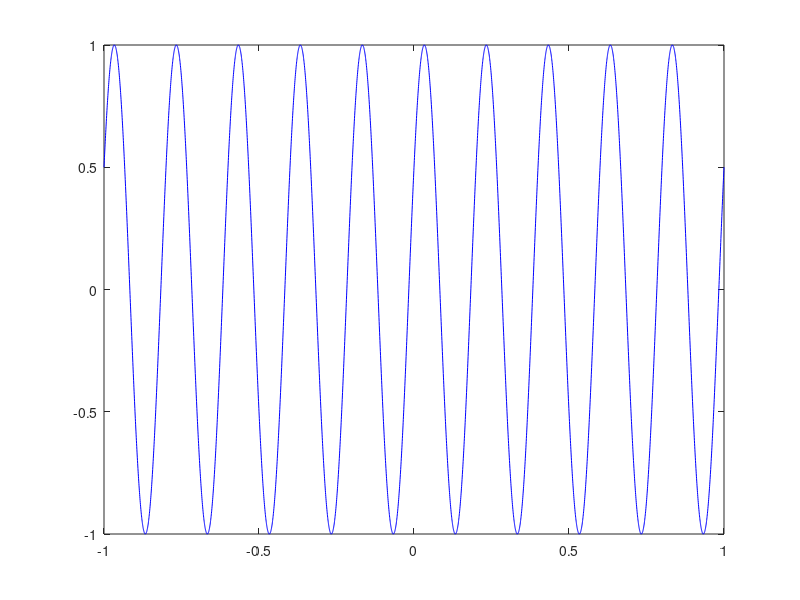

Source code (MATLAB):
array1=[1 2 3 4 5 6]
array2=[1 2 3; 4 5 6; 7 8 9]
array3=[1;2;3;4]
v=[1 3,sqrt(5)]
v2=[3+ 4 5]
v3=[3 4 5]
array3=0:5
start=0;
step=0.25;
stop=4;
array4=start:step:stop
sum4=sum(array4)
sin(pi/4)
sin([0*pi/4*pi/23*pi/4*pi])
u=zeros(1, 10)
u(5)=1
stem(u)
t=-1:.0005:1;
xt=sin(2* pi* 5.*t +pi/6);
plot(t,xt,'b-')
